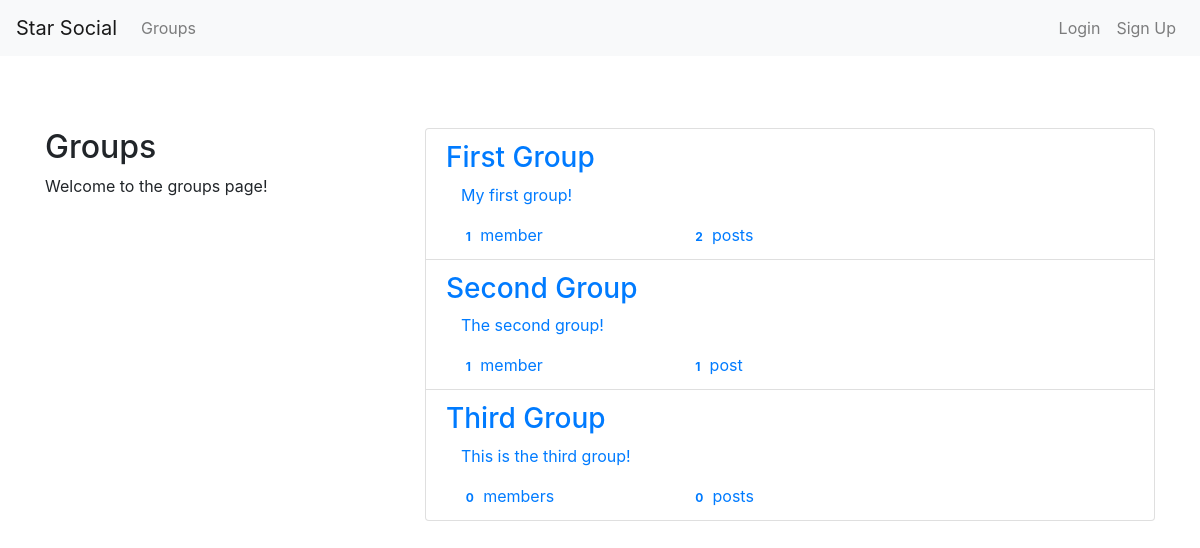
The app's page /groups/ with its own data.
### groups/models.py (models this page shows, shortened)
class Group(models.Model):
    name = models.CharField(max_length=255, unique=True)
    slug = models.SlugField(allow_unicode=True, unique=True)
    description = models.TextField(blank=True, default='')
    description_html = models.TextField(editable=False, default='', blank=True)
    members = models.ManyToManyField(User, through='GroupMember')
    class Meta():
        ordering = ['name']

### groups/views.py (the view)
# urls.py: path('', views.ListGroups.as_view(), name = 'all'),
class ListGroups(generic.ListView):
    model = models.Group

### groups/templates/groups/group_list.html (shortened to what this page needs)
{% extends "groups/group_base.html" %}
{% block pregroup %}
    <div class="col-md-4">
        <br><br><br>
        <div class="content">
            <h2>Groups</h2>
            <p>Welcome to the groups page!</p>
        </div>
    </div>
{% endblock pregroup %}
{% block group_content %}
    <div class="col-md-8">
        <br><br><br>
        <div class="list-group">
            {% if object_list %}
                {% for group in object_list %}
                    <a class="list-group-item" href="{% url 'groups:single' slug=group.slug %}">
                        <h3 class="title list-group-item-heading">{{group.name}}</h3>
                        <div class="list-group-item-text container-fluid">
                            {{group.description_html|safe}}
                            <div class="row">
                                <div class="col-md-4">
                                    <span class="badge">{{group.members.count}}</span>
                                    member{{group.members.count|pluralize}}
                                </div>
                                <div class="col-md-4">
                                    <span class="badge">{{group.posts.count}}</span>
                                    post{{group.posts.count|pluralize}}
                                </div>
                            </div>
                        </div>
                    </a>
                {% endfor %}
            {% else %}
                <h1>There are no groups yet!</h1>
            {% endif %}
        </div>
    </div>
{% endblock group_content %}

### records on screen
Group: name "First Group", description_html "My first group!", members.count "1", posts.count "2"
Group: name "Second Group", description_html "The second group!", members.count "1", posts.count "1"
Group: name "Third Group", description_html "This is the third group!", members.count "0", posts.count "0"
